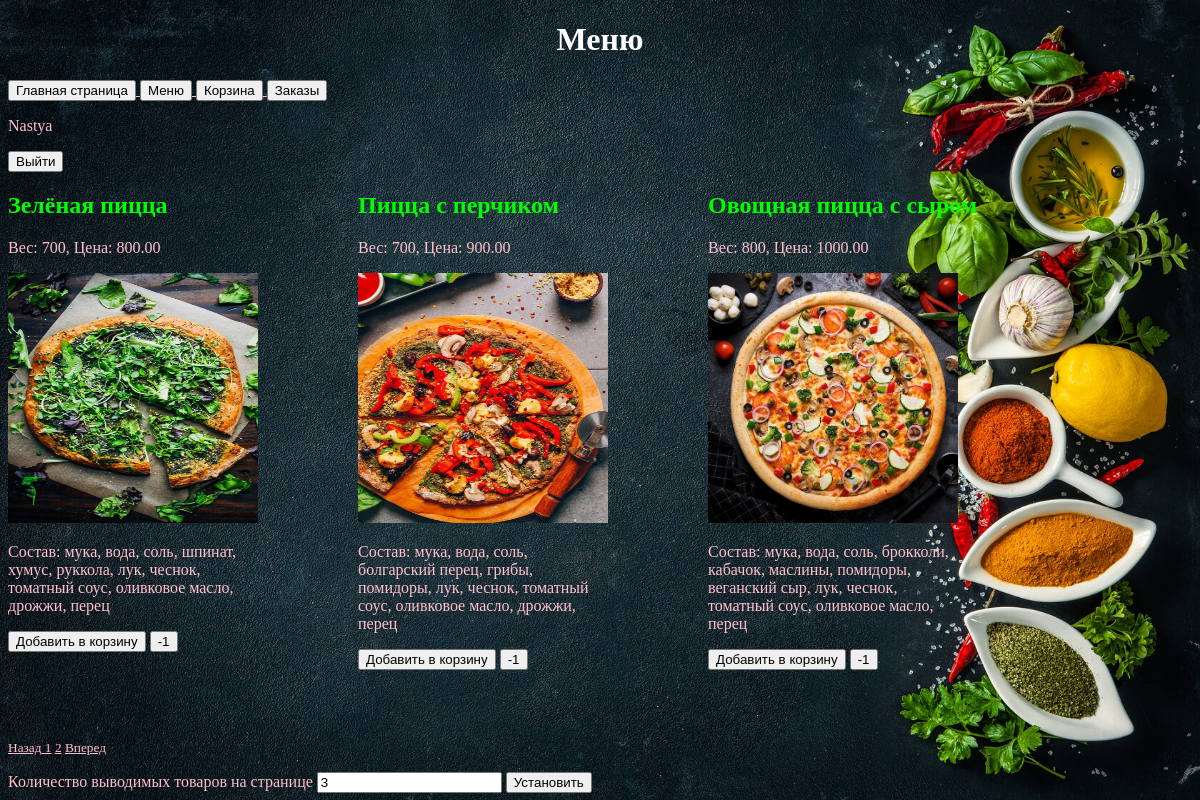
The page /menu/ (signed in) on the database its author committed.
### appFood/models.py (models this page shows, shortened)
class Menu(models.Model):
    name_food = models.CharField(max_length=30)
    category = models.ForeignKey('Category', on_delete=models.PROTECT)
    weight_gr = models.IntegerField()
    price = models.DecimalField(max_digits=50000, decimal_places=2)
    ingredients = models.TextField()
    image = models.CharField(max_length=200)
    time_create = models.DateTimeField(auto_created=True)
    time_update = models.DateTimeField(auto_now_add=True)

### appFood/views.py (the view, shortened to what this page needs)
# urls.py: path('menu/', views.menu),
def menu(request):
    title = 'Меню'
    global k
    global basket_list
    menus = Menu.objects.all().order_by('id')
    paginator = Paginator(menus, k)
    page_number = request.GET.get('page')
    page_obj = paginator.get_page(page_number)
    context = {
        'title': title,
        'page_obj': page_obj,
        'k': k,
        'basket_list': basket_list,
    }
    return render(request, 'menu.html', context)

### templates/menu.html (shortened to what this page needs)
{% extends "base.html" %}
{% load static %}
{% block pagename %}
<h1>{{ title }}</h1>
{% endblock %}
{% block content %}
<div id="main">
    {% for menu in page_obj %}
    <div>
        <h2>{{ menu.name_food }}</h2>
        <p>Вес: {{ menu.weight_gr }}, Цена: {{ menu.price }}</p>
        <img src='{% static menu.image %}' style="width: 250px; height: 250px;">
        <p style="width: 250px">Состав: {{ menu.ingredients }}</p>
        <form method="post">
            <button type="submit" name="add">Добавить в корзину</button>
            <button type="submit" name="del">-1</button>
        </form>
    </div>
    {% endfor %}
</div>
<div class="pagination">
    {% if page_obj.has_other_pages %}
    <p><small>
        <nav aria-label="Page navigation">
            {% if page_obj.has_previous %}
            <a class="page-link" href="?page={{ page_obj.previous_page_number }}" aria-label="Previous">
                <span aria-hidden="true">Назад</span>
            </a>
            {% else %}
            <a class="page-link" href="#" aria-label="Previous">
                <span aria-hidden="true">Назад</span>
            </a>
            {% endif %}
            {% for i in page_obj.paginator.page_range %}
            {% if page.obj.number == i %}
            <a class="page-link" href="#">{{ i }}</a>
            {% else %}
            <a class="page-link" href="?page={{ i }}">{{ i }}</a>
            {% endif %}
            {% endfor %}
            {% if page_obj.has_next %}
            <a class="page-link" href="?page={{ page_obj.next_page_number }}" aria-label="Next">
                <span aria-hidden="true">Вперед</span>
            </a>
            {% else %}
            <a class="page-link" href="#" aria-label="Next">
                <span aria-hidden="true">Вперед</span>
            </a>
            {% endif %}
        </nav>
        {% endif %}
    </small></p>
    <form method="post">
        <label for="k">Количество выводимых товаров на странице</label>
        <input type="number" id="k" name="k" maxlength="2" value="{{ k }}" required>
        <button type="submit" name="pag">Установить</button>
    </form>
</div>
{% endblock %}

### templates/base.html (shortened to what this page needs)
{% load static %}
<!DOCTYPE html>
<html lang="en">
<head>
    <link rel="stylesheet" type="text/css" href='{% static "style12.css" %}'>
</head>
<body>
<header>
    {% block pagename %}{% endblock %}
</header>
<nav>
    {% block menu %}
    <a href='http://127.0.0.1:8000/base/'>
        <button type="button">Главная страница</button>
    </a>
    <a href='http://127.0.0.1:8000/menu/'>
        <button type="button">Меню</button>
    </a>
    <a href='http://127.0.0.1:8000/basket/'>
        <button type="button">Корзина</button>
    </a>
    {% if request.user.is_authenticated == True %}
    <a href='http://127.0.0.1:8000/orders/'>
        <button type="button">Заказы</button>
    </a>
    {% endif %}
    <p>{{ user }}</p>
    {% if request.user.is_authenticated == False %}
    <a href='http://127.0.0.1:8000/login/'>
        <button type="button">Войти</button>
    </a>
    <a href='http://127.0.0.1:8000/register/'>
        <button type="button">Зарегистрироваться</button>
    </a>
    {% else %}
    <a href='http://127.0.0.1:8000/logout/'>
        <button type="button">Выйти</button>
    </a>
    {% endif %}
    {% endblock %}
</nav>
<main>
    {% block content %}{% endblock %}
</main>
</body>
</html>

### static/style12.css (style rules this page uses)
h1 { text-align: center; color: #FFFFFF; }
p { text-align: left; color: #FFC0CB; }
a { text-align: left; color: #FFC0CB; }
html { background-image: url(fon1.jpg); background-repeat: no-repeat; background-position: center center; background-attachment: fixed; -webkit-background-size: cover; -moz-background-size: cover; -o-background-size: cover; background-size: cover; }
form { text-align: left; color: #FFC0CB; }
body { text-align: left; color: #FFC0CB; }
div { text-align: left; color: #00FF00; }
#main { width: 1200px; overflow: hidden; }
#main>div { width: 350px; height: 550px; display: inline-block; float:left; }

### rows shown on the page
Menu: name_food "Зелёная пицца", weight_gr "700", price "800.00", image (picture), ingredients "мука, вода, соль, шпинат, хумус, руккола, лук, чеснок, томатный соус, оливковое масло, дрожжи, перец"
Menu: name_food "Пицца с перчиком", weight_gr "700", price "900.00", image (picture), ingredients "мука, вода, соль, болгарский перец, грибы, помидоры, лук, чеснок, томатный соус, оливковое масло, дрожжи, перец"
Menu: name_food "Овощная пицца с сыром", weight_gr "800", price "1000.00", image (picture), ingredients "мука, вода, соль, брокколи, кабачок, маслины, помидоры, веганский сыр, лук, чеснок, томатный соус, оливковое масло, перец"

### other values the page prints
{{ title }} "Меню"
{{ user }} "Nastya"
{{ i }} "1" "2"
